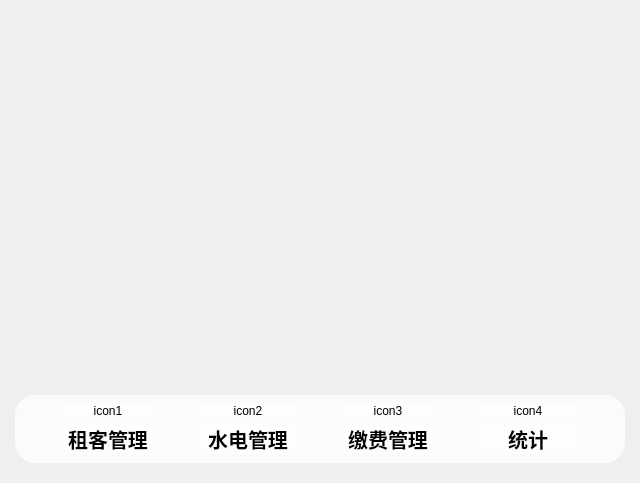
<?xml version="1.0" encoding="UTF-8"?>
<ui version="4.0">
 <class>widget</class>
 <widget class="QWidget" name="widget">
  <property name="geometry">
   <rect>
    <x>0</x>
    <y>0</y>
    <width>640</width>
    <height>483</height>
   </rect>
  </property>
  <property name="maximumSize">
   <size>
    <width>16777215</width>
    <height>16777215</height>
   </size>
  </property>
  <property name="windowTitle">
   <string>UtilityManagement</string>
  </property>
  <property name="windowIcon">
   <iconset resource="../resource/res.qrc">
    <normaloff>:/img/main/logo</normaloff>:/img/main/logo</iconset>
  </property>
  <property name="styleSheet">
   <string notr="true"/>
  </property>
  <layout class="QVBoxLayout" name="verticalLayout">
   <property name="spacing">
    <number>0</number>
   </property>
   <property name="leftMargin">
    <number>0</number>
   </property>
   <property name="topMargin">
    <number>0</number>
   </property>
   <property name="rightMargin">
    <number>0</number>
   </property>
   <property name="bottomMargin">
    <number>0</number>
   </property>
   <item>
    <widget class="QStackedWidget" name="allWidgets">
     <property name="currentIndex">
      <number>0</number>
     </property>
     <widget class="QWidget" name="main">
      <property name="styleSheet">
       <string notr="true">QWidget#main
{
    border-image: url(:/img/background/background);
}</string>
      </property>
      <layout class="QVBoxLayout" name="verticalLayout_8" stretch="0,10,1">
       <property name="spacing">
        <number>15</number>
       </property>
       <property name="leftMargin">
        <number>15</number>
       </property>
       <property name="topMargin">
        <number>0</number>
       </property>
       <property name="rightMargin">
        <number>15</number>
       </property>
       <property name="bottomMargin">
        <number>20</number>
       </property>
       <item>
        <layout class="QHBoxLayout" name="layoutOfBackBtn">
         <item>
          <spacer name="horizontalSpacer_3">
           <property name="orientation">
            <enum>Qt::Horizontal</enum>
           </property>
           <property name="sizeHint" stdset="0">
            <size>
             <width>40</width>
             <height>20</height>
            </size>
           </property>
          </spacer>
         </item>
         <item>
          <widget class="clickLabel" name="iconOfFront">
           <property name="maximumSize">
            <size>
             <width>50</width>
             <height>50</height>
            </size>
           </property>
           <property name="text">
            <string/>
           </property>
           <property name="pixmap">
            <pixmap resource="../resource/res.qrc">:/img/common/front.png</pixmap>
           </property>
           <property name="scaledContents">
            <bool>true</bool>
           </property>
          </widget>
         </item>
         <item>
          <spacer name="horizontalSpacer_4">
           <property name="orientation">
            <enum>Qt::Horizontal</enum>
           </property>
           <property name="sizeType">
            <enum>QSizePolicy::Fixed</enum>
           </property>
           <property name="sizeHint" stdset="0">
            <size>
             <width>40</width>
             <height>20</height>
            </size>
           </property>
          </spacer>
         </item>
        </layout>
       </item>
       <item>
        <widget class="QStackedWidget" name="widgetsOfCenter">
         <property name="styleSheet">
          <string notr="true"/>
         </property>
         <property name="currentIndex">
          <number>0</number>
         </property>
         <widget class="QWidget" name="centerOfMain">
          <layout class="QHBoxLayout" name="horizontalLayout">
           <item>
            <spacer name="horizontalSpacer">
             <property name="orientation">
              <enum>Qt::Horizontal</enum>
             </property>
             <property name="sizeHint" stdset="0">
              <size>
               <width>138</width>
               <height>20</height>
              </size>
             </property>
            </spacer>
           </item>
           <item>
            <widget class="QLabel" name="iconOfCenter">
             <property name="maximumSize">
              <size>
               <width>300</width>
               <height>300</height>
              </size>
             </property>
             <property name="text">
              <string/>
             </property>
             <property name="pixmap">
              <pixmap resource="../resource/res.qrc">:/img/main/logo</pixmap>
             </property>
             <property name="scaledContents">
              <bool>false</bool>
             </property>
            </widget>
           </item>
           <item>
            <spacer name="horizontalSpacer_2">
             <property name="orientation">
              <enum>Qt::Horizontal</enum>
             </property>
             <property name="sizeHint" stdset="0">
              <size>
               <width>40</width>
               <height>20</height>
              </size>
             </property>
            </spacer>
           </item>
          </layout>
         </widget>
         <widget class="QWidget" name="pageOfTenant">
          <property name="styleSheet">
           <string notr="true"/>
          </property>
          <layout class="QVBoxLayout" name="verticalLayout_10">
           <property name="spacing">
            <number>11</number>
           </property>
           <property name="leftMargin">
            <number>0</number>
           </property>
           <property name="topMargin">
            <number>0</number>
           </property>
           <property name="rightMargin">
            <number>0</number>
           </property>
           <property name="bottomMargin">
            <number>0</number>
           </property>
           <item>
            <widget class="QScrollArea" name="scrollArea">
             <property name="styleSheet">
              <string notr="true"/>
             </property>
             <property name="widgetResizable">
              <bool>true</bool>
             </property>
             <widget class="tenantManagement" name="tenant">
              <property name="geometry">
               <rect>
                <x>0</x>
                <y>0</y>
                <width>98</width>
                <height>28</height>
               </rect>
              </property>
              <property name="styleSheet">
               <string notr="true"/>
              </property>
             </widget>
            </widget>
           </item>
          </layout>
         </widget>
         <widget class="utilityManagement" name="pageOfUtility"/>
         <widget class="paymentManagement" name="pageOfPayment"/>
         <widget class="QWidget" name="pageOfStat">
          <layout class="QVBoxLayout" name="verticalLayout_3">
           <item>
            <widget class="QStackedWidget" name="stat">
             <widget class="QWidget" name="page">
              <layout class="QVBoxLayout" name="verticalLayout_11">
               <item>
                <widget class="QLabel" name="label_2">
                 <property name="font">
                  <font>
                   <pointsize>15</pointsize>
                   <weight>75</weight>
                   <bold>true</bold>
                  </font>
                 </property>
                 <property name="text">
                  <string>发布公告</string>
                 </property>
                 <property name="alignment">
                  <set>Qt::AlignCenter</set>
                 </property>
                </widget>
               </item>
               <item>
                <widget class="QTextEdit" name="editOfStat">
                 <property name="font">
                  <font>
                   <pointsize>15</pointsize>
                  </font>
                 </property>
                </widget>
               </item>
               <item>
                <widget class="QPushButton" name="btnOfSubmitStat">
                 <property name="font">
                  <font>
                   <pointsize>15</pointsize>
                   <weight>75</weight>
                   <bold>true</bold>
                  </font>
                 </property>
                 <property name="text">
                  <string>提交</string>
                 </property>
                </widget>
               </item>
              </layout>
             </widget>
             <widget class="QWidget" name="pageOfStat2">
              <property name="styleSheet">
               <string notr="true">QWidget#pageOfStat2
{
	background-color: rgba(140, 140, 140, 50%);
	border-radius:20px;
}</string>
              </property>
              <layout class="QVBoxLayout" name="verticalLayout_2" stretch="0,10">
               <item>
                <widget class="QLabel" name="label">
                 <property name="font">
                  <font>
                   <pointsize>15</pointsize>
                   <weight>75</weight>
                   <bold>true</bold>
                  </font>
                 </property>
                 <property name="text">
                  <string>公告</string>
                 </property>
                 <property name="alignment">
                  <set>Qt::AlignCenter</set>
                 </property>
                </widget>
               </item>
               <item>
                <widget class="QLabel" name="labelOfStat">
                 <property name="font">
                  <font>
                   <pointsize>15</pointsize>
                  </font>
                 </property>
                 <property name="text">
                  <string>这是一段空的公告</string>
                 </property>
                 <property name="alignment">
                  <set>Qt::AlignLeading|Qt::AlignLeft|Qt::AlignTop</set>
                 </property>
                </widget>
               </item>
              </layout>
             </widget>
            </widget>
           </item>
          </layout>
         </widget>
        </widget>
       </item>
       <item>
        <widget class="QStackedWidget" name="widgetsOfSubModule">
         <property name="styleSheet">
          <string notr="true">background-color: rgba(255, 255, 255, 50%);
border-radius:20px;</string>
         </property>
         <property name="currentIndex">
          <number>0</number>
         </property>
         <widget class="QWidget" name="pageOfMain">
          <layout class="QVBoxLayout" name="verticalLayout_4">
           <item>
            <layout class="QHBoxLayout" name="horizontalLayout_3">
             <item>
              <widget class="clickLabel" name="iconOfTenantManagement">
               <property name="maximumSize">
                <size>
                 <width>100</width>
                 <height>100</height>
                </size>
               </property>
               <property name="text">
                <string>icon1</string>
               </property>
               <property name="scaledContents">
                <bool>true</bool>
               </property>
               <property name="alignment">
                <set>Qt::AlignCenter</set>
               </property>
              </widget>
             </item>
             <item>
              <widget class="clickLabel" name="iconOfUtilityManagement">
               <property name="maximumSize">
                <size>
                 <width>100</width>
                 <height>100</height>
                </size>
               </property>
               <property name="text">
                <string>icon2</string>
               </property>
               <property name="scaledContents">
                <bool>true</bool>
               </property>
               <property name="alignment">
                <set>Qt::AlignCenter</set>
               </property>
              </widget>
             </item>
             <item>
              <widget class="clickLabel" name="iconOfPaymentManagement">
               <property name="maximumSize">
                <size>
                 <width>100</width>
                 <height>100</height>
                </size>
               </property>
               <property name="text">
                <string>icon3</string>
               </property>
               <property name="scaledContents">
                <bool>true</bool>
               </property>
               <property name="alignment">
                <set>Qt::AlignCenter</set>
               </property>
              </widget>
             </item>
             <item>
              <widget class="clickLabel" name="iconOfStatManagement">
               <property name="maximumSize">
                <size>
                 <width>100</width>
                 <height>100</height>
                </size>
               </property>
               <property name="text">
                <string>icon4</string>
               </property>
               <property name="scaledContents">
                <bool>true</bool>
               </property>
               <property name="alignment">
                <set>Qt::AlignCenter</set>
               </property>
              </widget>
             </item>
            </layout>
           </item>
           <item>
            <layout class="QHBoxLayout" name="horizontalLayout_8">
             <item>
              <widget class="QLabel" name="labelOfTenantManagement">
               <property name="maximumSize">
                <size>
                 <width>100</width>
                 <height>16777215</height>
                </size>
               </property>
               <property name="font">
                <font>
                 <pointsize>15</pointsize>
                 <weight>75</weight>
                 <bold>true</bold>
                </font>
               </property>
               <property name="text">
                <string>租客管理</string>
               </property>
               <property name="alignment">
                <set>Qt::AlignCenter</set>
               </property>
              </widget>
             </item>
             <item>
              <widget class="QLabel" name="labelOfUtilityManagement">
               <property name="maximumSize">
                <size>
                 <width>100</width>
                 <height>16777215</height>
                </size>
               </property>
               <property name="font">
                <font>
                 <pointsize>15</pointsize>
                 <weight>75</weight>
                 <bold>true</bold>
                </font>
               </property>
               <property name="text">
                <string>水电管理</string>
               </property>
               <property name="alignment">
                <set>Qt::AlignCenter</set>
               </property>
              </widget>
             </item>
             <item>
              <widget class="QLabel" name="labelOfPaymentManagement">
               <property name="maximumSize">
                <size>
                 <width>100</width>
                 <height>16777215</height>
                </size>
               </property>
               <property name="font">
                <font>
                 <pointsize>15</pointsize>
                 <weight>75</weight>
                 <bold>true</bold>
                </font>
               </property>
               <property name="text">
                <string>缴费管理</string>
               </property>
               <property name="alignment">
                <set>Qt::AlignCenter</set>
               </property>
              </widget>
             </item>
             <item>
              <widget class="QLabel" name="labelOfStatManagement">
               <property name="maximumSize">
                <size>
                 <width>100</width>
                 <height>16777215</height>
                </size>
               </property>
               <property name="font">
                <font>
                 <pointsize>15</pointsize>
                 <weight>75</weight>
                 <bold>true</bold>
                </font>
               </property>
               <property name="text">
                <string>统计</string>
               </property>
               <property name="alignment">
                <set>Qt::AlignCenter</set>
               </property>
              </widget>
             </item>
            </layout>
           </item>
          </layout>
         </widget>
         <widget class="QWidget" name="page1">
          <layout class="QVBoxLayout" name="verticalLayout_5">
           <item>
            <layout class="QHBoxLayout" name="layout">
             <property name="sizeConstraint">
              <enum>QLayout::SetNoConstraint</enum>
             </property>
             <item>
              <widget class="clickLabel" name="iconOfAddTenant">
               <property name="maximumSize">
                <size>
                 <width>100</width>
                 <height>100</height>
                </size>
               </property>
               <property name="text">
                <string>icon1</string>
               </property>
               <property name="scaledContents">
                <bool>true</bool>
               </property>
               <property name="alignment">
                <set>Qt::AlignCenter</set>
               </property>
              </widget>
             </item>
             <item>
              <widget class="clickLabel" name="iconOfDeleteTenant">
               <property name="maximumSize">
                <size>
                 <width>100</width>
                 <height>100</height>
                </size>
               </property>
               <property name="text">
                <string>icon2</string>
               </property>
               <property name="scaledContents">
                <bool>true</bool>
               </property>
               <property name="alignment">
                <set>Qt::AlignCenter</set>
               </property>
              </widget>
             </item>
             <item>
              <widget class="clickLabel" name="iconOfEditTenant">
               <property name="maximumSize">
                <size>
                 <width>100</width>
                 <height>100</height>
                </size>
               </property>
               <property name="text">
                <string>icon3</string>
               </property>
               <property name="scaledContents">
                <bool>true</bool>
               </property>
               <property name="alignment">
                <set>Qt::AlignCenter</set>
               </property>
              </widget>
             </item>
             <item>
              <widget class="clickLabel" name="iconOfSearchTenant">
               <property name="maximumSize">
                <size>
                 <width>100</width>
                 <height>100</height>
                </size>
               </property>
               <property name="text">
                <string>icon4</string>
               </property>
               <property name="scaledContents">
                <bool>true</bool>
               </property>
              </widget>
             </item>
            </layout>
           </item>
           <item>
            <layout class="QHBoxLayout" name="layout_2">
             <property name="sizeConstraint">
              <enum>QLayout::SetNoConstraint</enum>
             </property>
             <item>
              <widget class="QLabel" name="labelOfAddTenant">
               <property name="maximumSize">
                <size>
                 <width>100</width>
                 <height>16777215</height>
                </size>
               </property>
               <property name="font">
                <font>
                 <pointsize>15</pointsize>
                 <weight>75</weight>
                 <bold>true</bold>
                </font>
               </property>
               <property name="text">
                <string>添加租客</string>
               </property>
               <property name="alignment">
                <set>Qt::AlignCenter</set>
               </property>
              </widget>
             </item>
             <item>
              <widget class="QLabel" name="labelOfDeleteTenant">
               <property name="maximumSize">
                <size>
                 <width>100</width>
                 <height>16777215</height>
                </size>
               </property>
               <property name="font">
                <font>
                 <pointsize>15</pointsize>
                 <weight>75</weight>
                 <bold>true</bold>
                </font>
               </property>
               <property name="text">
                <string>删除租客</string>
               </property>
               <property name="alignment">
                <set>Qt::AlignCenter</set>
               </property>
              </widget>
             </item>
             <item>
              <widget class="QLabel" name="labelOfEditTenant">
               <property name="maximumSize">
                <size>
                 <width>100</width>
                 <height>16777215</height>
                </size>
               </property>
               <property name="font">
                <font>
                 <pointsize>15</pointsize>
                 <weight>75</weight>
                 <bold>true</bold>
                </font>
               </property>
               <property name="text">
                <string>编辑租客</string>
               </property>
               <property name="scaledContents">
                <bool>false</bool>
               </property>
               <property name="alignment">
                <set>Qt::AlignCenter</set>
               </property>
              </widget>
             </item>
             <item>
              <widget class="QLabel" name="labelOfSearchTenant">
               <property name="maximumSize">
                <size>
                 <width>100</width>
                 <height>16777215</height>
                </size>
               </property>
               <property name="font">
                <font>
                 <family>Arial</family>
                 <pointsize>15</pointsize>
                 <weight>75</weight>
                 <bold>true</bold>
                </font>
               </property>
               <property name="text">
                <string>查询租客</string>
               </property>
              </widget>
             </item>
            </layout>
           </item>
          </layout>
         </widget>
         <widget class="QWidget" name="page2">
          <layout class="QVBoxLayout" name="verticalLayout_6">
           <item>
            <layout class="QHBoxLayout" name="layout_4">
             <property name="sizeConstraint">
              <enum>QLayout::SetNoConstraint</enum>
             </property>
             <item>
              <widget class="clickLabel" name="iconOfUtilityAllocation">
               <property name="maximumSize">
                <size>
                 <width>100</width>
                 <height>100</height>
                </size>
               </property>
               <property name="text">
                <string>icon1</string>
               </property>
               <property name="scaledContents">
                <bool>true</bool>
               </property>
               <property name="alignment">
                <set>Qt::AlignHCenter|Qt::AlignTop</set>
               </property>
              </widget>
             </item>
             <item>
              <widget class="clickLabel" name="iconOfUtilityAdjustment">
               <property name="maximumSize">
                <size>
                 <width>100</width>
                 <height>100</height>
                </size>
               </property>
               <property name="text">
                <string>icon2</string>
               </property>
               <property name="scaledContents">
                <bool>true</bool>
               </property>
               <property name="alignment">
                <set>Qt::AlignHCenter|Qt::AlignTop</set>
               </property>
              </widget>
             </item>
             <item>
              <widget class="clickLabel" name="iconOfUtilitySearch">
               <property name="maximumSize">
                <size>
                 <width>100</width>
                 <height>100</height>
                </size>
               </property>
               <property name="text">
                <string>icon3</string>
               </property>
               <property name="scaledContents">
                <bool>true</bool>
               </property>
               <property name="alignment">
                <set>Qt::AlignHCenter|Qt::AlignTop</set>
               </property>
              </widget>
             </item>
            </layout>
           </item>
           <item>
            <layout class="QHBoxLayout" name="layout_3">
             <property name="sizeConstraint">
              <enum>QLayout::SetNoConstraint</enum>
             </property>
             <item>
              <widget class="QLabel" name="labelOfUtilityAllocation">
               <property name="maximumSize">
                <size>
                 <width>100</width>
                 <height>16777215</height>
                </size>
               </property>
               <property name="font">
                <font>
                 <pointsize>15</pointsize>
                 <weight>75</weight>
                 <bold>true</bold>
                </font>
               </property>
               <property name="text">
                <string>水电分配</string>
               </property>
               <property name="alignment">
                <set>Qt::AlignCenter</set>
               </property>
              </widget>
             </item>
             <item>
              <widget class="QLabel" name="labelOfUtilityAdjustment">
               <property name="maximumSize">
                <size>
                 <width>100</width>
                 <height>16777215</height>
                </size>
               </property>
               <property name="font">
                <font>
                 <pointsize>15</pointsize>
                 <weight>75</weight>
                 <bold>true</bold>
                </font>
               </property>
               <property name="text">
                <string>水电调整</string>
               </property>
               <property name="alignment">
                <set>Qt::AlignCenter</set>
               </property>
              </widget>
             </item>
             <item>
              <widget class="QLabel" name="labelUtilitySearch">
               <property name="maximumSize">
                <size>
                 <width>100</width>
                 <height>16777215</height>
                </size>
               </property>
               <property name="font">
                <font>
                 <pointsize>15</pointsize>
                 <weight>75</weight>
                 <bold>true</bold>
                </font>
               </property>
               <property name="text">
                <string>信息查询</string>
               </property>
               <property name="alignment">
                <set>Qt::AlignCenter</set>
               </property>
              </widget>
             </item>
            </layout>
           </item>
          </layout>
         </widget>
         <widget class="QWidget" name="page3">
          <layout class="QVBoxLayout" name="verticalLayout_7">
           <item>
            <layout class="QHBoxLayout" name="layout_5">
             <property name="sizeConstraint">
              <enum>QLayout::SetNoConstraint</enum>
             </property>
             <item>
              <widget class="clickLabel" name="iconOfRaisePayment">
               <property name="maximumSize">
                <size>
                 <width>100</width>
                 <height>100</height>
                </size>
               </property>
               <property name="text">
                <string>icon1</string>
               </property>
               <property name="scaledContents">
                <bool>true</bool>
               </property>
               <property name="alignment">
                <set>Qt::AlignHCenter|Qt::AlignTop</set>
               </property>
              </widget>
             </item>
             <item>
              <widget class="clickLabel" name="iconOfHandlePayment">
               <property name="maximumSize">
                <size>
                 <width>100</width>
                 <height>100</height>
                </size>
               </property>
               <property name="text">
                <string>icon2</string>
               </property>
               <property name="scaledContents">
                <bool>true</bool>
               </property>
               <property name="alignment">
                <set>Qt::AlignHCenter|Qt::AlignTop</set>
               </property>
              </widget>
             </item>
             <item>
              <widget class="clickLabel" name="iconOfSearchPayment">
               <property name="maximumSize">
                <size>
                 <width>100</width>
                 <height>100</height>
                </size>
               </property>
               <property name="text">
                <string>icon3</string>
               </property>
               <property name="scaledContents">
                <bool>true</bool>
               </property>
               <property name="alignment">
                <set>Qt::AlignHCenter|Qt::AlignTop</set>
               </property>
              </widget>
             </item>
            </layout>
           </item>
           <item>
            <layout class="QHBoxLayout" name="layoutOf">
             <property name="sizeConstraint">
              <enum>QLayout::SetNoConstraint</enum>
             </property>
             <item>
              <widget class="QLabel" name="labelOfRaisePayment">
               <property name="maximumSize">
                <size>
                 <width>100</width>
                 <height>16777215</height>
                </size>
               </property>
               <property name="font">
                <font>
                 <pointsize>15</pointsize>
                 <weight>75</weight>
                 <bold>true</bold>
                </font>
               </property>
               <property name="text">
                <string>申请缴费</string>
               </property>
               <property name="alignment">
                <set>Qt::AlignCenter</set>
               </property>
              </widget>
             </item>
             <item>
              <widget class="QLabel" name="labelOfHandlePayment">
               <property name="maximumSize">
                <size>
                 <width>100</width>
                 <height>16777215</height>
                </size>
               </property>
               <property name="font">
                <font>
                 <pointsize>15</pointsize>
                 <weight>75</weight>
                 <bold>true</bold>
                </font>
               </property>
               <property name="text">
                <string>处理缴费</string>
               </property>
               <property name="alignment">
                <set>Qt::AlignCenter</set>
               </property>
              </widget>
             </item>
             <item>
              <widget class="QLabel" name="label_OfSearchPayment">
               <property name="maximumSize">
                <size>
                 <width>100</width>
                 <height>16777215</height>
                </size>
               </property>
               <property name="font">
                <font>
                 <pointsize>15</pointsize>
                 <weight>75</weight>
                 <bold>true</bold>
                </font>
               </property>
               <property name="text">
                <string>查询缴费</string>
               </property>
               <property name="alignment">
                <set>Qt::AlignCenter</set>
               </property>
              </widget>
             </item>
            </layout>
           </item>
          </layout>
         </widget>
         <widget class="QWidget" name="page4">
          <layout class="QHBoxLayout" name="horizontalLayout_4">
           <item>
            <layout class="QVBoxLayout" name="verticalLayout_12">
             <item>
              <layout class="QHBoxLayout" name="horizontalLayout_6">
               <item>
                <widget class="clickLabel" name="iconOfPublicStat">
                 <property name="maximumSize">
                  <size>
                   <width>100</width>
                   <height>100</height>
                  </size>
                 </property>
                 <property name="text">
                  <string>icon2</string>
                 </property>
                 <property name="scaledContents">
                  <bool>true</bool>
                 </property>
                 <property name="alignment">
                  <set>Qt::AlignHCenter|Qt::AlignTop</set>
                 </property>
                </widget>
               </item>
              </layout>
             </item>
             <item>
              <widget class="QLabel" name="labelOfPublicStat">
               <property name="font">
                <font>
                 <pointsize>15</pointsize>
                 <weight>75</weight>
                 <bold>true</bold>
                </font>
               </property>
               <property name="text">
                <string>发布公告</string>
               </property>
               <property name="alignment">
                <set>Qt::AlignCenter</set>
               </property>
              </widget>
             </item>
            </layout>
           </item>
           <item>
            <layout class="QVBoxLayout" name="verticalLayout_14">
             <item>
              <layout class="QHBoxLayout" name="horizontalLayout_7">
               <item>
                <widget class="clickLabel" name="iconOfSearchStat">
                 <property name="maximumSize">
                  <size>
                   <width>100</width>
                   <height>100</height>
                  </size>
                 </property>
                 <property name="text">
                  <string>icon3</string>
                 </property>
                 <property name="scaledContents">
                  <bool>true</bool>
                 </property>
                 <property name="alignment">
                  <set>Qt::AlignHCenter|Qt::AlignTop</set>
                 </property>
                </widget>
               </item>
              </layout>
             </item>
             <item>
              <widget class="QLabel" name="labelOfSearchStat">
               <property name="font">
                <font>
                 <pointsize>15</pointsize>
                 <weight>75</weight>
                 <bold>true</bold>
                </font>
               </property>
               <property name="text">
                <string>查看公告</string>
               </property>
               <property name="alignment">
                <set>Qt::AlignCenter</set>
               </property>
              </widget>
             </item>
            </layout>
           </item>
          </layout>
         </widget>
         <widget class="QWidget" name="page5">
          <layout class="QVBoxLayout" name="verticalLayout_9"/>
         </widget>
        </widget>
       </item>
      </layout>
     </widget>
     <widget class="QWidget" name="scan">
      <property name="styleSheet">
       <string notr="true">QWidget#scan
{
    border-image: url(:/img/background/background.jpeg);
}</string>
      </property>
     </widget>
    </widget>
   </item>
  </layout>
 </widget>
 <customwidgets>
  <customwidget>
   <class>tenantManagement</class>
   <extends>QWidget</extends>
   <header>tenantManagement.h</header>
   <container>1</container>
  </customwidget>
  <customwidget>
   <class>clickLabel</class>
   <extends>QLabel</extends>
   <header>clicklabel.h</header>
  </customwidget>
  <customwidget>
   <class>utilityManagement</class>
   <extends>QWidget</extends>
   <header>utilityManagement.h</header>
   <container>1</container>
  </customwidget>
  <customwidget>
   <class>paymentManagement</class>
   <extends>QWidget</extends>
   <header>paymentManagement.h</header>
   <container>1</container>
  </customwidget>
 </customwidgets>
 <resources>
  <include location="../resource/res.qrc"/>
  <include location="../resource/res.qrc"/>
  <include location="../resource/res.qrc"/>
  <include location="../resource/res.qrc"/>
  <include location="../resource/res.qrc"/>
  <include location="../resource/res.qrc"/>
 </resources>
 <connections/>
</ui>
